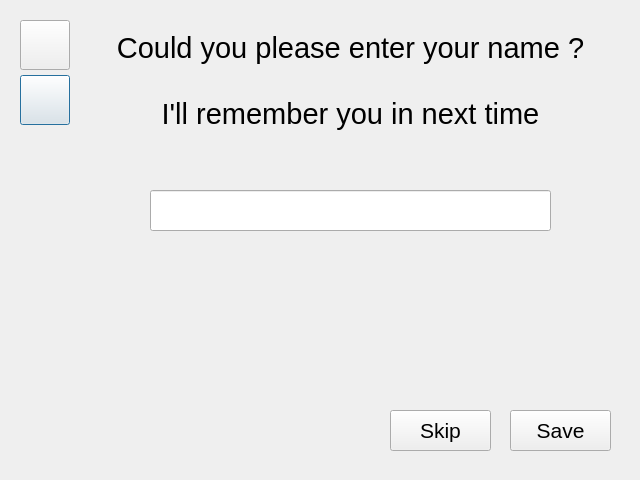
<?xml version="1.0" encoding="UTF-8"?>
<ui version="4.0">
 <class>ScreenName</class>
 <widget class="QDialog" name="ScreenName">
  <property name="geometry">
   <rect>
    <x>0</x>
    <y>0</y>
    <width>640</width>
    <height>480</height>
   </rect>
  </property>
  <property name="windowTitle">
   <string>Dialog</string>
  </property>
  <property name="modal">
   <bool>true</bool>
  </property>
  <widget class="QPushButton" name="btnBack">
   <property name="geometry">
    <rect>
     <x>20</x>
     <y>20</y>
     <width>50</width>
     <height>50</height>
    </rect>
   </property>
   <property name="autoFillBackground">
    <bool>false</bool>
   </property>
   <property name="text">
    <string/>
   </property>
   <property name="icon">
    <iconset theme="back"/>
   </property>
   <property name="autoDefault">
    <bool>false</bool>
   </property>
   <property name="default">
    <bool>true</bool>
   </property>
   <property name="flat">
    <bool>false</bool>
   </property>
  </widget>
  <widget class="QLabel" name="label">
   <property name="geometry">
    <rect>
     <x>80</x>
     <y>20</y>
     <width>541</width>
     <height>121</height>
    </rect>
   </property>
   <property name="font">
    <font>
     <pointsize>22</pointsize>
    </font>
   </property>
   <property name="text">
    <string>Could you please enter your name ?

I'll remember you in next time</string>
   </property>
   <property name="alignment">
    <set>Qt::AlignCenter</set>
   </property>
  </widget>
  <widget class="QPushButton" name="btnHome">
   <property name="geometry">
    <rect>
     <x>20</x>
     <y>75</y>
     <width>50</width>
     <height>50</height>
    </rect>
   </property>
   <property name="autoFillBackground">
    <bool>false</bool>
   </property>
   <property name="text">
    <string/>
   </property>
   <property name="icon">
    <iconset theme="go-home"/>
   </property>
   <property name="autoDefault">
    <bool>false</bool>
   </property>
   <property name="default">
    <bool>true</bool>
   </property>
   <property name="flat">
    <bool>false</bool>
   </property>
  </widget>
  <widget class="QLineEdit" name="txtName">
   <property name="geometry">
    <rect>
     <x>150</x>
     <y>190</y>
     <width>401</width>
     <height>41</height>
    </rect>
   </property>
   <property name="font">
    <font>
     <pointsize>22</pointsize>
    </font>
   </property>
  </widget>
  <widget class="QPushButton" name="btnSave">
   <property name="geometry">
    <rect>
     <x>510</x>
     <y>410</y>
     <width>101</width>
     <height>41</height>
    </rect>
   </property>
   <property name="font">
    <font>
     <pointsize>16</pointsize>
    </font>
   </property>
   <property name="text">
    <string>Save</string>
   </property>
  </widget>
  <widget class="QPushButton" name="btnSkip">
   <property name="geometry">
    <rect>
     <x>390</x>
     <y>410</y>
     <width>101</width>
     <height>41</height>
    </rect>
   </property>
   <property name="font">
    <font>
     <pointsize>16</pointsize>
    </font>
   </property>
   <property name="text">
    <string>Skip</string>
   </property>
  </widget>
 </widget>
 <resources/>
 <connections/>
</ui>
